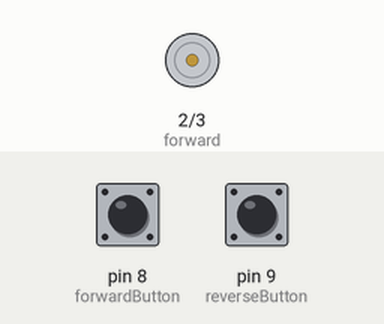
Simulated run of this sketch. Board: Arduino Uno, built with avr-gcc and run on an emulated ATmega328P. On the bench: motor-driver pin pairs drawn as motors (green arrow = first pin HIGH = forward, orange = second pin HIGH = backward, longer = more drive). Inputs (shaded band) come from the test bench; at power-on: pin 8 (forwardButton) LOW, pin 9 (reverseButton) LOW.

Above: at 1.2 s.
1.3 s: pin 8 (forwardButton) pulled HIGH for 0.15 s
At 1.37 s:
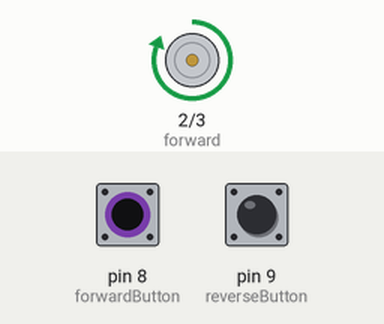
2.9 s: pin 9 (reverseButton) pulled HIGH for 0.15 s
At 2.97 s:
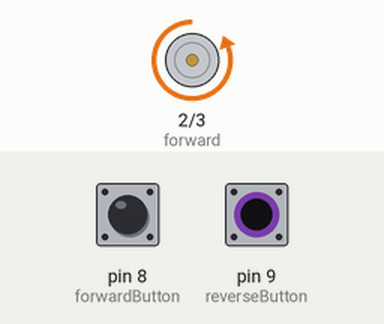
4.5 s: pin 9 (reverseButton) pulled HIGH for 3.2 s
At 8.5 s:
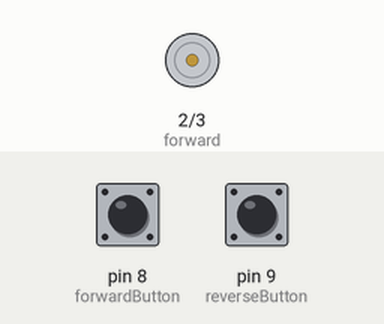
9.2 s: pin 8 (forwardButton) pulled HIGH for 3.2 s
At 9.6 s:
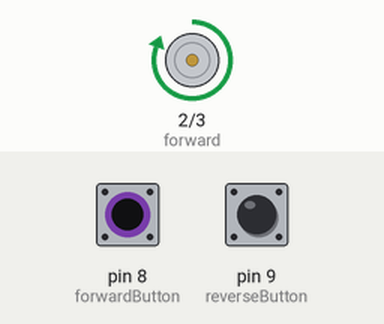
Timing chart, 0 to 13.9 s (numbered marks = the images above; inputs shaded):
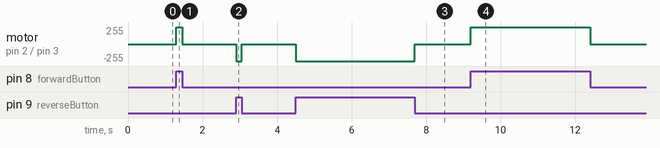

Measured:
- after the input at 1.3 s, motor on pin 2 (forward) / pin 3 (reverse): stopped → forward 255/255 at once, → stopped 0.15 s later
- after the input at 2.9 s, motor on pin 2 (forward) / pin 3 (reverse): stopped → backward 255/255 at once, → stopped 0.15 s later
- after the input at 4.5 s, motor on pin 2 (forward) / pin 3 (reverse): stopped → backward 255/255 at once, → stopped 3.2 s later
- after the input at 9.2 s, motor on pin 2 (forward) / pin 3 (reverse): stopped → forward 255/255 at once, → stopped 3.2 s later

The sketch:

HBridge.ino
```cpp
int const forward = 2;
int const reverse = 3;
int const forwardButton  = 8;
int const reverseButton = 9;

void setup() {
  pinMode(forward, OUTPUT);
  pinMode(reverse, OUTPUT);

  pinMode(forwardButton, INPUT);
  pinMode(reverseButton, INPUT);
}

void loop() {
  if (digitalRead(forwardButton) == HIGH) {
    digitalWrite(reverse, LOW);
    digitalWrite(forward, HIGH);
  } else if (digitalRead(reverseButton) == HIGH) {
    digitalWrite(reverse, HIGH);
    digitalWrite(forward, LOW);
  } else {
    digitalWrite(reverse, LOW);
    digitalWrite(forward, LOW);
  }

}
```
